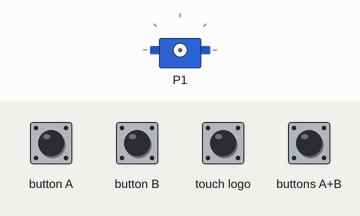
This program was run on a simulated BBC micro:bit (MakeCode). Shown: servo. The test bench sets the inputs (shaded band).

Above: at 1.2 s.
1.3 s: button B pressed for 0.15 s
At 4.2 s:
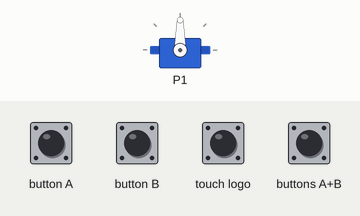
4.3 s: buttons A+B pressed for 0.15 s
At 4.7 s:
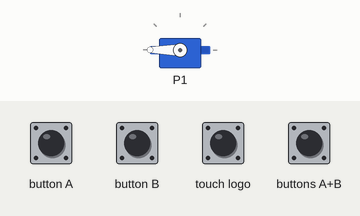
5.9 s: button A pressed for 0.15 s
At 7.1 s:
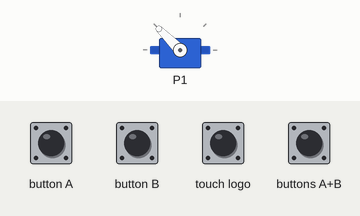
7.5 s: touch logo pressed for 0.15 s
At 8.4 s:
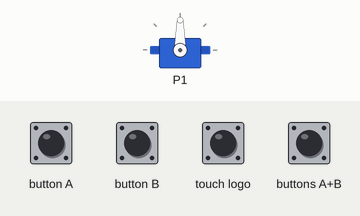
Timing chart, 0 to 10.1 s (numbered marks = the images above; inputs shaded):
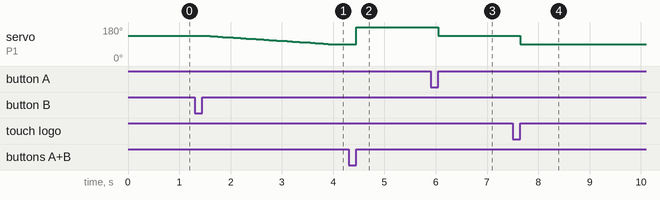

Measured:
- after the input at 1.3 s, servo on P1: moves from 135° to 90° over 2.4 s, starting after 0.20 s
- after the input at 4.3 s, servo on P1: 90° → 180° after 0.15 s
- after the input at 5.9 s, servo on P1: 180° → 135° after 0.15 s
- after the input at 7.5 s, servo on P1: 135° → 90° after 0.15 s

The program:

main.ts
```typescript
input.onButtonPressed(Button.A, function () {
    servos.P1.run(50)
})
input.onButtonPressed(Button.AB, function () {
    let おわる時間 = 0
    for (let カウンター = 0; カウンター <= おわる時間; カウンター++) {
        servos.P1.run(50 - カウンター * (50 / おわる時間))
        basic.pause(50)
    }
})
input.onButtonPressed(Button.B, function () {
    for (let カウンター = 0; カウンター <= 50; カウンター++) {
        servos.P1.run(50 - カウンター)
        basic.pause(50)
    }
})
input.onLogoEvent(TouchButtonEvent.Pressed, function () {
    servos.P1.run(0)
})
basic.forever(function () {

})
```

test.ts
```typescript
// テストはここに来ます。このパッケージが拡張機能として使用されるときにはコンパイルされません。
```
